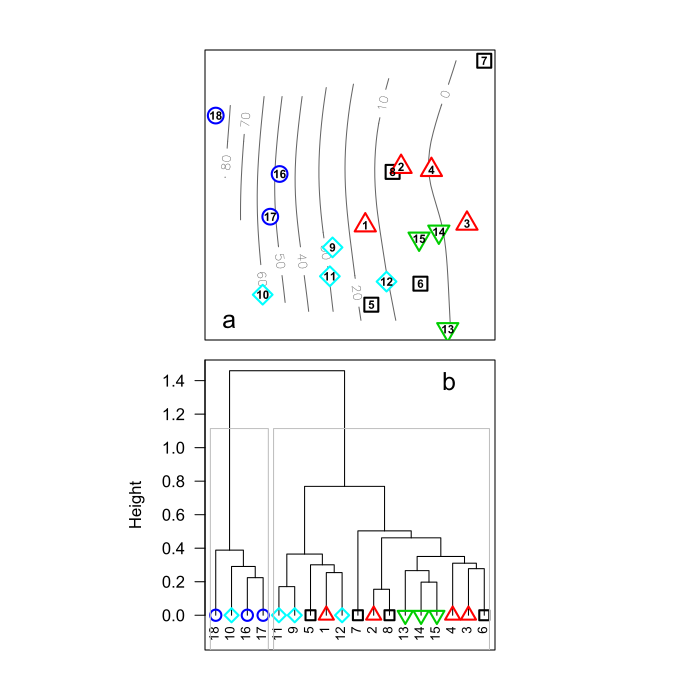

R code for this plot:
# Robin Elahi
# 31 May 2013
# plot centroids of nmds results of mobile quadrat data
# use square root transform (?)

require(vegan) 
require(BiodiversityR) # for CAPdiscrim
require(MASS)
require(labdsv)

dat<-read.csv("nepws_mob5MDS_130531.csv", header=TRUE)
names(dat)
nrow(dat)

colnames(dat) # 10:41
summary(dat)
quad.env <- dat[,1:14]

#create matrix for mds, for mobile data only
mat<-dat[,15:46]
mat
colnames(mat)
ncol(mat) # 32 spp matrix, with mobile abundances
nrow(mat)
summary(mat)
head(mat)

# sqrt transform matrix
mat.sq <- sqrt(mat)
mat.sq

# presence/absence
mat.pa <- decostand(mat, "pa")
mat.pa

# get dissim matrix for untransformed data
mat.dist <- vegdist(mat)
mat.dist
# get dissim matrix for sqrt data
mat.sq.dist <- vegdist(mat.sq)
# get dissimilarity matrix, use bray curtis
mat.pa.dist <- vegdist(mat.pa)


###############################################################

### Do site-level mds for Square root data
### get principal coordinates; use classic (metric) MDS scaling
### what k should i use??? arbitrary choice - 100?
mds.sq <- cmdscale(mat.sq.dist, k=100)
mds.sq

summary(mds.sq)
plot(mds.sq, col=c(quad.env$Region))
names(quad.env)

# one outlier - identify
ordiplot(mds.sq, type="t") # more than one outlier - they are overlapping.  probably because they don't have any mobile taxa (and share the dummy taxon)

### bind
pc.df.sq <- cbind(quad.env, mds.sq)
names(pc.df.sq)
nrow(pc.df.sq)

### now take arithmetic averages of pc's for each site
site.mean.sq <- aggregate(pc.df.sq[,15:114], list(pc.df.sq$Site), mean)
site.mean.sq
names(site.mean.sq)

### create matrix of pc's
mat.pc.sq <- site.mean.sq[,2:101]
mat.pc.sq
### run nMDS using euclidean distance on this matrix, reduce to two dimensions
mds.pc.sq <- metaMDS(mat.pc.sq,distance="euclidean", engine='monoMDS', autotransform=FALSE,noshare=0.1,k=2,tol=1e-5,trymax=40, zerodist='add')
mds.pc.sq$stress # 0.07
mds.pc.sq

### load env data at site level
site.env <- read.csv("site.dat2_edit_120712.csv", header=TRUE)
names(site.env)
site.env <- site.env[,1:12]
mds.pc.sq$points
plot(mds.pc.sq$points, col=c(site.env$region))
ordisurf(mds.pc.sq, site.env$sedim.per, add=TRUE, col="gray40", labcex=1, lty=2)
surf.sq <- ordisurf(mds.pc.sq, site.env$sedim.per, add=TRUE, col="gray40", labcex=1, lty=2)
summary(surf.sq)

###############################################################


### try cluster analysis, perhaps ordicluster?
### cluster analysis using hclust
# set up distance matrix from principle coordinates using euclidean distance (to match mds)
mat.pc.dist <- vegdist(mat.pc.sq, 'euclidean')
clust1<-hclust(mat.pc.dist, 'ward')
clust1
summary(clust1)
plot(clust1, labels=site.env$site)
rect.hclust(clust1, k=2, border='red')

# what is the optimum number of classes?
dat.km <- cascadeKM(mat.pc.sq, 2, 16, criterion="calinski")
dat.km
dat.km$results
dat.km$partition
plot(dat.km, sortq=TRUE)

###############################################################
sq.scrs <- scores(mds.pc.sq, display=c("sites"))
sq.scrs
xlimit.sq <- range(sq.scrs[,1])
ylimit.sq <- range(sq.scrs[,2])

sq.scrs <- cbind(site.env, sq.scrs)

# subset the data for sq
Haro.sq <- (subset(sq.scrs, region == "Haro"))[,13:14]
Channel.sq <- (subset(sq.scrs, region == "Channel"))[,13:14]
Georgia.sq <- (subset(sq.scrs, region == "Georgia"))[,13:14]
Sound.sq <- (subset(sq.scrs, region == "Sound"))[,13:14]
Hood.sq <- (subset(sq.scrs, region == "Hood"))[,13:14]


###############################################################


par(mfrow=c(2,1), pty="s", mar=c(0.5, 0.5, 0.5, 0.5), oma=c(2,1,2,1))

plot(mds.pc.sq$points, type="n", xlab="", ylab="", xaxt='n', yaxt='n')

ordisurf(mds.pc.sq$points, site.env$sedim.per, add=TRUE, labcex=0.8, col="gray40", lty=2)

points(Channel.sq, pch=22, col=1, cex=2.1, lwd=2, bg="white")
points(Haro.sq, pch=24, col=2, cex=2.1, lwd=2, bg="white")
points(Georgia.sq, pch=25, col=3, cex=2.1, lwd=2, bg="white")
points(Sound.sq, pch=23, col=5, cex=2.1, lwd=2, bg="white")
points(Hood.sq, pch=21, col=4, cex=2.1, lwd=2, bg="white")

text(mds.pc.sq$points, labels=site.env$site.no, cex=0.7, font=2)

legend("bottomleft", "a", adj=c(2,1), bty='n', cex=1.5)

leg.txt <- c("Haro", "Channel", "Rosario", "Sound", "Hood")

#legend("bottomright", legend=leg.txt, cex=0.8, pch=c(24,22,25,23,21), col=c(2,1,3,5,4), bty='n', pt.lwd=2)

#text(.4, -0.2, '2D Stress = 0.07', cex=0.8)


# plot cluster analysis
plot(clust1, labels=site.env$site.no, font=1, cex=0.8, sub='', main='', xlab='', hang=-1, las=1)

legend("topright", "b", adj=c(2,0), bty='n', cex=1.5)

points(1,0, pch=21, cex=1.5, col=4, lwd=2)
points(2,0, pch=23, cex=1.5, col=5, lwd=2)
points(3,0, pch=21, cex=1.5, col=4, lwd=2)
points(4,0, pch=21, cex=1.5, col=4, lwd=2)
points(5,0, pch=23, cex=1.5, col=5, lwd=2)
points(6,0, pch=23, cex=1.5, col=5, lwd=2)
points(7,0, pch=22, cex=1.5, col=1, lwd=2)
points(8,0, pch=24, cex=1.5, col=2, lwd=2)
points(9,0, pch=23, cex=1.5, col=5, lwd=2)
points(10,0, pch=22, cex=1.5, col=1, lwd=2)
points(11,0, pch=24, cex=1.5, col=2, lwd=2)
points(12,0, pch=22, cex=1.5, col=1, lwd=2)
points(13,0, pch=25, cex=1.5, col=3, lwd=2)
points(14,0, pch=25, cex=1.5, col=3, lwd=2)
points(15,0, pch=25, cex=1.5, col=3, lwd=2)
points(16,0, pch=24, cex=1.5, col=2, lwd=2)
points(17,0, pch=24, cex=1.5, col=2, lwd=2)
points(18,0, pch=22, cex=1.5, col=1, lwd=2)

box()

rect.hclust(clust1, k=2, border="gray")


###############################################################
# simper
# at the quad level
simp1 <- simper(mat.sq, group=quad.env$Region)
simp1
# what to plot: Call, Troc, Ton, Amp
